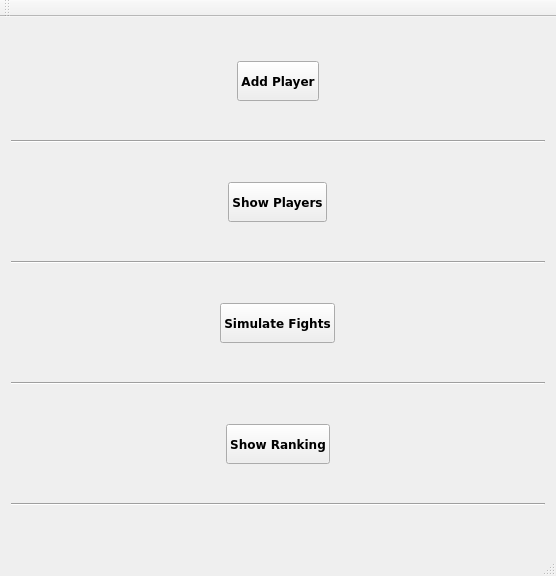
<?xml version="1.0" encoding="UTF-8"?>
<ui version="4.0">
 <class>MainWindow</class>
 <widget class="QMainWindow" name="MainWindow">
  <property name="geometry">
   <rect>
    <x>0</x>
    <y>0</y>
    <width>556</width>
    <height>576</height>
   </rect>
  </property>
  <property name="windowTitle">
   <string>MainWindow</string>
  </property>
  <widget class="QWidget" name="centralWidget">
   <layout class="QVBoxLayout" name="verticalLayout">
    <item alignment="Qt::AlignHCenter">
     <widget class="QPushButton" name="AddPlayer">
      <property name="enabled">
       <bool>true</bool>
      </property>
      <property name="maximumSize">
       <size>
        <width>150</width>
        <height>40</height>
       </size>
      </property>
      <property name="font">
       <font>
        <family>Verdana</family>
        <pointsize>9</pointsize>
        <weight>75</weight>
        <bold>true</bold>
       </font>
      </property>
      <property name="layoutDirection">
       <enum>Qt::LeftToRight</enum>
      </property>
      <property name="text">
       <string>Add Player</string>
      </property>
      <property name="iconSize">
       <size>
        <width>20</width>
        <height>20</height>
       </size>
      </property>
     </widget>
    </item>
    <item>
     <widget class="Line" name="line">
      <property name="orientation">
       <enum>Qt::Horizontal</enum>
      </property>
     </widget>
    </item>
    <item alignment="Qt::AlignHCenter">
     <widget class="QPushButton" name="ShowRanks">
      <property name="maximumSize">
       <size>
        <width>150</width>
        <height>40</height>
       </size>
      </property>
      <property name="font">
       <font>
        <family>Verdana</family>
        <pointsize>9</pointsize>
        <weight>75</weight>
        <bold>true</bold>
       </font>
      </property>
      <property name="layoutDirection">
       <enum>Qt::LeftToRight</enum>
      </property>
      <property name="text">
       <string>Show Players</string>
      </property>
      <property name="iconSize">
       <size>
        <width>20</width>
        <height>20</height>
       </size>
      </property>
     </widget>
    </item>
    <item>
     <widget class="Line" name="line_3">
      <property name="orientation">
       <enum>Qt::Horizontal</enum>
      </property>
     </widget>
    </item>
    <item alignment="Qt::AlignHCenter">
     <widget class="QPushButton" name="Simulate">
      <property name="maximumSize">
       <size>
        <width>150</width>
        <height>40</height>
       </size>
      </property>
      <property name="font">
       <font>
        <family>Verdana</family>
        <pointsize>9</pointsize>
        <weight>75</weight>
        <bold>true</bold>
       </font>
      </property>
      <property name="layoutDirection">
       <enum>Qt::LeftToRight</enum>
      </property>
      <property name="text">
       <string>Simulate Fights</string>
      </property>
      <property name="iconSize">
       <size>
        <width>20</width>
        <height>20</height>
       </size>
      </property>
     </widget>
    </item>
    <item>
     <widget class="Line" name="line_4">
      <property name="orientation">
       <enum>Qt::Horizontal</enum>
      </property>
     </widget>
    </item>
    <item alignment="Qt::AlignHCenter">
     <widget class="QPushButton" name="simulareLupta">
      <property name="maximumSize">
       <size>
        <width>150</width>
        <height>40</height>
       </size>
      </property>
      <property name="font">
       <font>
        <family>Verdana</family>
        <pointsize>9</pointsize>
        <weight>75</weight>
        <italic>false</italic>
        <bold>true</bold>
        <underline>false</underline>
        <strikeout>false</strikeout>
       </font>
      </property>
      <property name="cursor">
       <cursorShape>ArrowCursor</cursorShape>
      </property>
      <property name="mouseTracking">
       <bool>false</bool>
      </property>
      <property name="layoutDirection">
       <enum>Qt::LeftToRight</enum>
      </property>
      <property name="text">
       <string>Show Ranking</string>
      </property>
      <property name="iconSize">
       <size>
        <width>20</width>
        <height>20</height>
       </size>
      </property>
     </widget>
    </item>
    <item>
     <widget class="Line" name="line_2">
      <property name="orientation">
       <enum>Qt::Horizontal</enum>
      </property>
     </widget>
    </item>
   </layout>
  </widget>
  <widget class="QMenuBar" name="menuBar">
   <property name="geometry">
    <rect>
     <x>0</x>
     <y>0</y>
     <width>556</width>
     <height>26</height>
    </rect>
   </property>
  </widget>
  <widget class="QToolBar" name="mainToolBar">
   <attribute name="toolBarArea">
    <enum>TopToolBarArea</enum>
   </attribute>
   <attribute name="toolBarBreak">
    <bool>true</bool>
   </attribute>
  </widget>
  <widget class="QStatusBar" name="statusBar"/>
  <action name="actionAddItems">
   <property name="text">
    <string>Add Items</string>
   </property>
  </action>
 </widget>
 <layoutdefault spacing="6" margin="11"/>
 <resources/>
 <connections/>
</ui>
